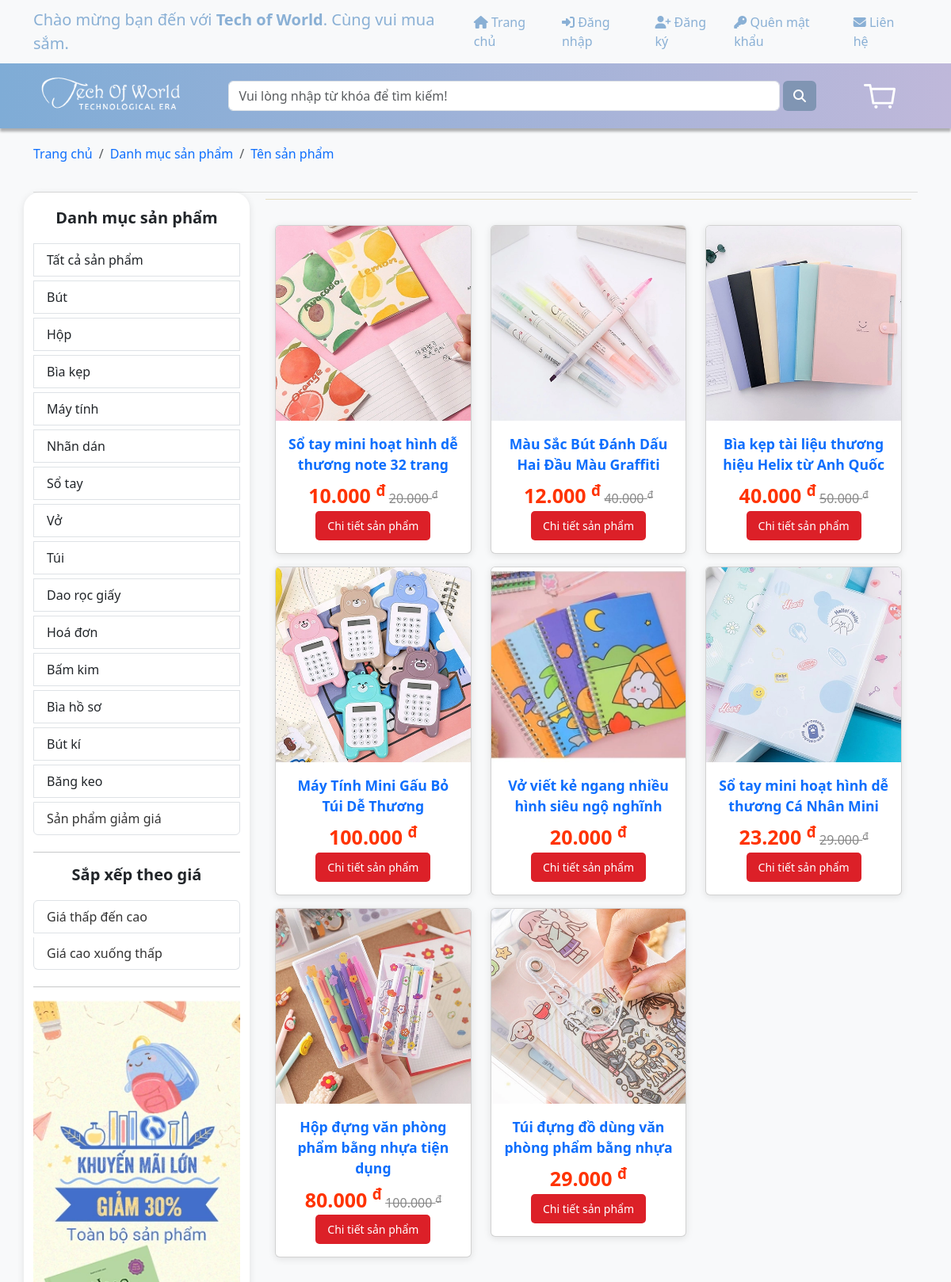
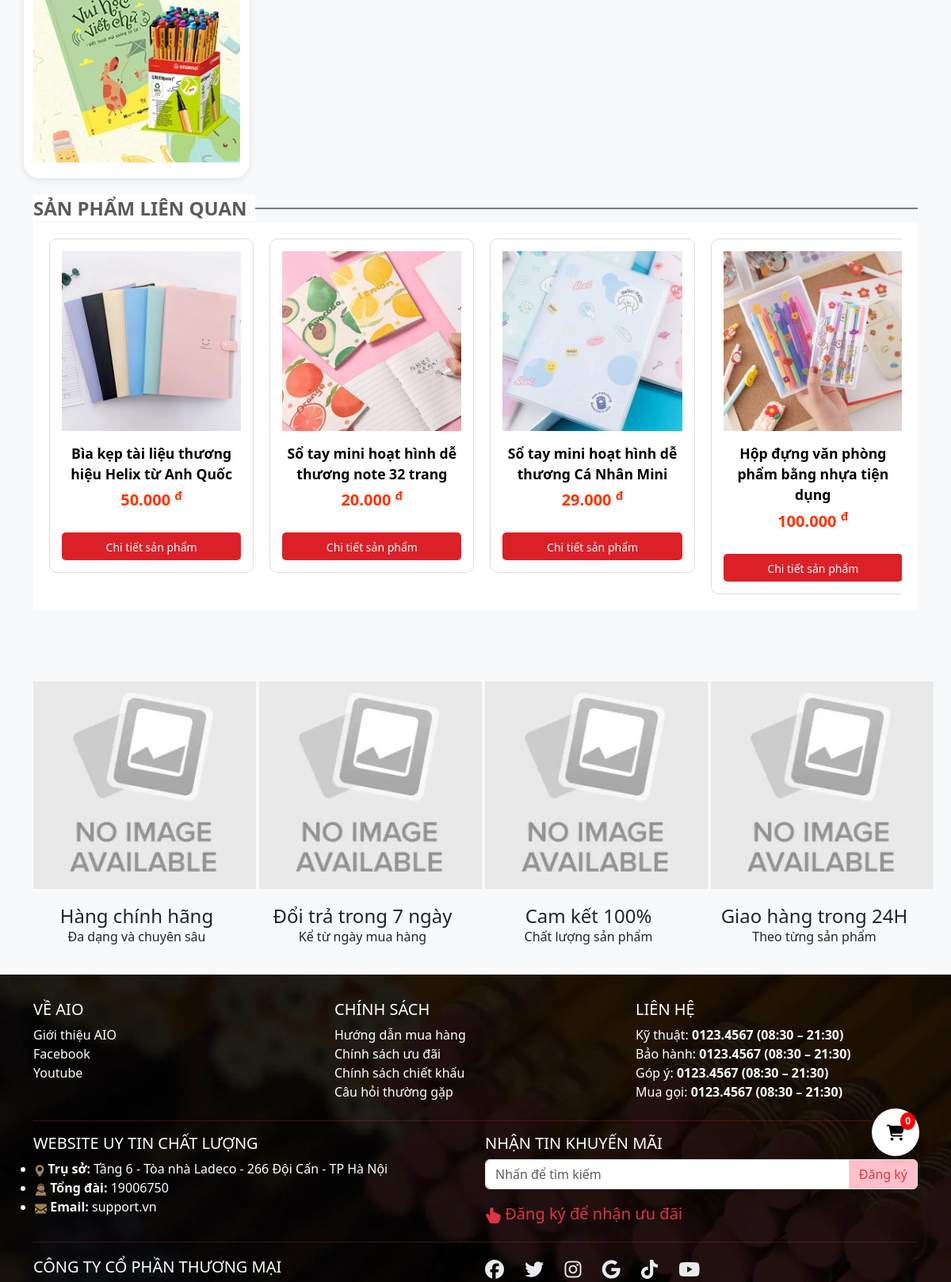
Page /Website/products_click.php (upper part) on the committed database (2 pictures, top to bottom).
### tables this page shows
CREATE TABLE `sale` (
  `sale_id` int(11) NOT NULL,
  `product_id` int(11) NOT NULL,
  `discount_percent` decimal(5,2) NOT NULL,
  `start_date` date NOT NULL,
  `end_date` date NOT NULL,
  `sale_description` varchar(255) DEFAULT NULL,
  `is_expired` tinyint(1) NOT NULL DEFAULT 0
);

CREATE TABLE `product` (
  `product_id` int(11) NOT NULL,
  `product_type_name` varchar(100) NOT NULL,
  `product_name` varchar(250) NOT NULL,
  `product_price` varchar(250) NOT NULL,
  `product_description` varchar(300) DEFAULT NULL,
  `product_details` varchar(300) NOT NULL,
  `product_images` varchar(50) NOT NULL,
  `product_quantity` int(250) NOT NULL DEFAULT 1,
  `product_type_id` varchar(50) NOT NULL
);

### Website/products_click.php (the view, shortened to what this page needs)
<!DOCTYPE html>
<html lang="en">
<head>
    <link href="https://cdn.jsdelivr.net/npm/bootstrap@5.3.1/dist/css/bootstrap.min.css" rel="stylesheet">
    <link rel="stylesheet" href="https://cdnjs.cloudflare.com/ajax/libs/font-awesome/6.4.2/css/all.min.css">
</head>
<?php
include('../sources/FE/top_header.php');
include('../sources/FE/header.php');
include('../Sources/FE/iconnofi.php');
include('../sources/FE/nav.php');
include('../Sources/FE/cart_count.php');
?>
<body>
    <div class="container">
        <div class="row">
            <div class="col-lg-3 col-md-4 sidebar">
                <h5 class="text-center">Danh mục sản phẩm</h5>
                <ul class="list-group">
                <a href="../website/list.php">
                        <li class="list-group-item">Tất cả sản phẩm</li>
                    </a>
                    <a href="../website/products_click.php?product_type_id=but">
                        <li class="list-group-item">Bút</li>
                    </a>
                    <a href="../website/products_click.php?product_type_id=hop">
                        <li class="list-group-item">Hộp</li>
                    </a>
                    <a href="../website/products_click.php?product_type_id=biakep">
                        <li class="list-group-item">Bìa kẹp</li>
                    </a>
                    <a href="../website/products_click.php?product_type_id=maytinh">
                        <li class="list-group-item">Máy tính</li>
                    </a>
                    <a href="../website/products_click.php?product_type_id=nhandan">
                        <li class="list-group-item">Nhãn dán</li>
                    </a>
                    <a href="../website/products_click.php?product_type_id=sotay">
                        <li class="list-group-item">Sổ tay</li>
                    </a>
                    <a href="../website/products_click.php?product_type_id=vo">
                        <li class="list-group-item">Vở</li>
                    </a>
                    <a href="../website/products_click.php?product_type_id=tui">
                        <li class="list-group-item">Túi</li>
                    </a>
                    <a href="../website/products_click.php?product_type_id=tui">
                        <li class="list-group-item">Dao rọc giấy</li>
                    </a>
                    <a href="../website/products_click.php?product_type_id=tui">
                        <li class="list-group-item">Hoá đơn</li>
                    </a>
                    <a href="../website/products_click.php?product_type_id=tui">
                        <li class="list-group-item">Bấm kim</li>
                    </a>
                    <a href="../website/products_click.php?product_type_id=tui">
                        <li class="list-group-item">Bìa hồ sơ</li>
                    </a>
                    <a href="../website/products_click.php?product_type_id=tui">
                        <li class="list-group-item">Bút kí</li>
                    </a>
                    <a href="../website/products_click.php?product_type_id=tui">
                        <li class="list-group-item">Băng keo</li>
                    </a>
                    <li class="list-group-item"><a href="?discount=true">Sản phẩm giảm giá</a></li>
                </ul>
                <hr>
                <h5 class="text-center">Sắp xếp theo giá</h5>
                <ul class="list-group">
                    <li class="list-group-item"><a href="?sort=price-asc&$product_type_id=<?= $_GET['$product_type_id'] ?? '' ?>">Giá thấp đến cao</a></li>
                    <li class="list-group-item"><a href="?sort=price-desc&$product_type_id=<?= $_GET['$product_type_id'] ?? '' ?>">Giá cao xuống thấp</a></li>
                </ul>
                <hr>
                <img src="../Assets/img/index/img_aside_banner.webp" alt="" class="img-fluid">
            </div>
            <div class="col-lg-9 col-md-8">
                <div class="product-list mb-3 p-2">
                    <div class="container">
                        <div class="row">
                            <hr style="color: #ad850c">
                            <div class="text-center py-2">
                                <div class="row">
                                <?php
                                    include('../connect_SQL/connect.php');
                                    $valueCart = 9;
                                    $page = isset($_GET['page']) ? (int)$_GET['page'] : 1;
                                    $offset = ($page - 1) * $valueCart;
                                    $product_type_id = $_GET['product_type_id'] ?? '';
                                    $whereClause = !empty($product_type_id) ? "WHERE sp.product_type_id = '$product_type_id'" : "";
                                    $orderBy = '';
                                    $sql = "SELECT sp.*, s.discount_percent
                                            FROM product sp
                                            LEFT JOIN sale s ON sp.product_id = s.product_id AND s.is_expired = 1
                                            $whereClause
                                            $orderBy
                                            LIMIT $offset, $valueCart";
                                    $result = $connect->query($sql);
                                    $duongdanimg = '../Assets/img/sanpham/';
                                    if ($result && $result->num_rows > 0) {
                                        while ($data = $result->fetch_assoc()) {
                                            ?>
                                            <div class="col-lg-4 col-md-6 col-sm-9 py-2">
                                                <a href="./product.php?product_id=<?= $data['product_id'] ?>">
                                                    <div class="card">
                                                        <img src="<?= $duongdanimg . $data['product_images'] ?>" class="card-img-top" alt="<?= $data['product_name'] ?>">
                                                        <div class="card-body">
                                                            <p class="card-title"><strong><?= $data['product_name'] ?></strong></p>
                                                            <?php if (!empty($data['discount_percent'])):
                                                                $discountedPrice = $data['product_price'] * (1 - $data['discount_percent'] / 100); ?>
                                                                <p class="card-text">
                                                                    <strong style="color:#f30; font-size:25px"><?= number_format($discountedPrice, 0, '.', '.') ?> <sup>đ</sup></strong>
                                                                    <span style="text-decoration: line-through; color: #888;"><?= number_format($data['product_price'], 0, '.', '.') ?> <sup>đ</sup></span>
                                                                </p>
                                                            <?php else: ?>
                                                                <p class="card-text">
                                                                    <strong style="color:#f30; font-size:25px"><?= number_format($data['product_price'], 0, '.', '.') ?> <sup>đ</sup></strong>
                                                                </p>
                                                            <?php endif; ?>
                                                            <div class="action-cart d-flex align-items-center justify-content-center">
                                                                <a class="cart-button btn-buy" href="./product.php?product_id=<?= $data['product_id'] ?>">Chi tiết sản phẩm</a>
                                                            </div>
                                                        </div>
                                                    </div>
                                                </a>
                                            </div>
                                            <?php
                                        }
                                    } else {
                                        echo '<p class="text-center">Không có sản phẩm nào</p>';
                                    }
                                    ?>
                                </div>
                            </div>
                        </div>
                    </div>
                </div>
            </div>
        </div>
    </div>
    <?php
    include('../sources/FE/product_generation.php');
    include('../sources/FE/footer_save.php');
    include('../sources/FE/footer.php');
    ?>
</body>
</html>

### Sources/FE/product_generation.php (shortened to what this page needs)
<!DOCTYPE html>
<html lang="vi">
<head>
    <link href="https://cdn.jsdelivr.net/npm/bootstrap@5.3.1/dist/css/bootstrap.min.css" rel="stylesheet">
    <link rel="stylesheet" href="https://cdnjs.cloudflare.com/ajax/libs/font-awesome/6.4.2/css/all.min.css">
    <link rel="stylesheet" href="https://unpkg.com/swiper/swiper-bundle.min.css">
</head>
<body>
    <section class="section_flash_sale">
        <div class="container">
            <div class="home-title">
                <a href="" title="Sản phẩm liên quan">
                    Sản phẩm liên quan
                </a>
            </div>
            <div class="block-product">
                <div class="flash-sale-swiper swiper-container">
                    <div class="swiper-wrapper">
                        <?php
                      include("../connect_SQL/connect.php");
                        $valueCart = 4;
                        $sql = "SELECT sp.*, s.discount_percent FROM product sp JOIN sale s ON sp.product_id = s.product_id WHERE s.is_expired = 1 ORDER BY RAND() LIMIT $valueCart";
                        $result = $connect->query($sql);
                        $duongdanimg = '../Assets/img/sanpham/';
                        if ($result->num_rows > 0) {
                            while ($data = $result->fetch_assoc()) {
                                ?>
                                <div class="swiper-slide product-block-item">
                                    <a href="./product.php?product_id=<?= $data['product_id']; ?>">
                                        <img src="<?= $duongdanimg . $data['product_images']; ?>" alt="<?= $data['product_name']; ?>">
                                        <div class="product-info">
                                            <p class="item-product-name"><strong><?= $data['product_name']; ?></strong></p>
                                            <p class="product_price"><strong style="color:#f30; font-size:20px"><?= number_format($data['product_price'], 0, '.', '.'); ?> <sup>đ</sup></strong></p>
                                        </div>
                                        <button class="cart-button btn-buy add_to_cart" title="Chi tiết sản phẩm">Chi tiết sản phẩm</button>
                                    </a>
                                </div>
                                <?php
                            }
                        }
                            ?>
                    </div>
                </div>
            </div>
        </div>
    </section>
</body>
</html>

### Website/products_click.php (style rules this page uses)
body { background-color: #f8f9fa; font-family: Arial, sans-serif; color: #333; }
.card { box-shadow: 0 2px 10px rgba(0, 0, 0, 0.1); transition: transform 0.3s; border-radius: 15px; }
.sidebar { position: sticky; top: 0; height: calc(133vh -0px); padding: 20px; border-radius: 20px; background-color: #ffffff; box-shadow: 0 2px 10px rgba(0, 0, 0, 0.1); }
.sidebar h5 { text-align: center; margin-bottom: 20px; font-weight: bold; font-size: 1.25rem; }
.sidebar a { color: #333; font-size: 1rem; }
button.cart-button.btn-buy { width: 100%; background: #DC2028; height: 35px; color: #fff; font-size: 14px; border: none; margin-top: 10px; }
.list-group-item { flex: 1; }
.card-title { font-size: 1.1rem; }
.card-text { font-size: 1rem; }

### Sources/FE/nav.php (style rules this page uses)
.list-group-item { cursor: pointer; transition: background-color 0.3s; }

### Sources/FE/cart_count.php (style rules this page uses)
.list-group { list-style-type: none; padding: 0; margin: 10px 0; }
.list-group-item { padding: 8px; border: 1px solid #ddd; margin-bottom: 5px; }
button { margin-top: 10px; padding: 10px 15px; background-color: #007bff; color: white; border: none; border-radius: 5px; cursor: pointer; }

### Sources/FE/product_generation.php (style rules this page uses)
body { background-color: #f8f9fa; }
.section_flash_sale { margin-bottom: 60px; }
.block-product { padding: 20px; background: #fff; }
.flash-sale-swiper { overflow: hidden; }
.swiper-slide { flex: 0 0 auto; width: 24%; margin-right: 1%; transition: transform 0.3s; }
.swiper-slide:last-child { margin-right: 0; }
.product-block-item { border: 1px solid #ddd; border-radius: 10px; padding: 15px; text-align: center; overflow: hidden; transition: transform 0.2s; }
.product-info .item-product-name { color: #000; font-size: 1.1rem; margin: 5px 0; }
.cart-button { background: #DC2028; color: #fff; border: none; padding: 8px 15px; border-radius: 5px; cursor: pointer; font-size: 14px; }
.product-block-item img { max-width: 100%; height: auto; margin-bottom: 10px; }
.home-title { position: relative; margin-top: 20px; }
.home-title a { text-align: left; font-size: 24px; text-transform: uppercase; position: relative; font-weight: bold; color: #5B5B5E; padding: initial; background: #fff; z-index: 9; padding-right: 10px; }
.home-title:after { display: block; width: 100%; height: 1px; margin: auto; background: #000; content: ""; position: absolute; top: 50%; transform: translateY(-50%); }

### Sources/FE/footer_save.php (style rules this page uses)
.swiper-slide { display: inline-block; vertical-align: top; margin-right: 20px; }

### Sources/FE/footer.php (style rules this page uses)
a { text-decoration: none; }

### rows in the picture
sale: product.product_images (picture), product.product_name "Sổ tay mini hoạt hình dễ thương note 32 trang", discountedPrice "10.000", product.product_price "20.000"
sale: product.product_images (picture), product.product_name "Màu Sắc Bút Đánh Dấu Hai Đầu Màu Graffiti", discountedPrice "12.000", product.product_price "40.000"
sale: product.product_images (picture), product.product_name "Bìa kẹp tài liệu thương hiệu Helix từ Anh Quốc", discountedPrice "40.000", product.product_price "50.000"
product: product_images (picture), product_name "Máy Tính Mini Gấu Bỏ Túi Dễ Thương", product_price "100.000"
product: product_images (picture), product_name "Vở viết kẻ ngang nhiều hình siêu ngộ nghĩnh", product_price "20.000"
sale: product.product_images (picture), product.product_name "Sổ tay mini hoạt hình dễ thương Cá Nhân Mini", discountedPrice "23.200", product.product_price "29.000"
sale: product.product_images (picture), product.product_name "Hộp đựng văn phòng phẩm bằng nhựa tiện dụng", discountedPrice "80.000", product.product_price "100.000"
product: product_images (picture), product_name "Túi đựng đồ dùng văn phòng phẩm bằng nhựa", product_price "29.000"
